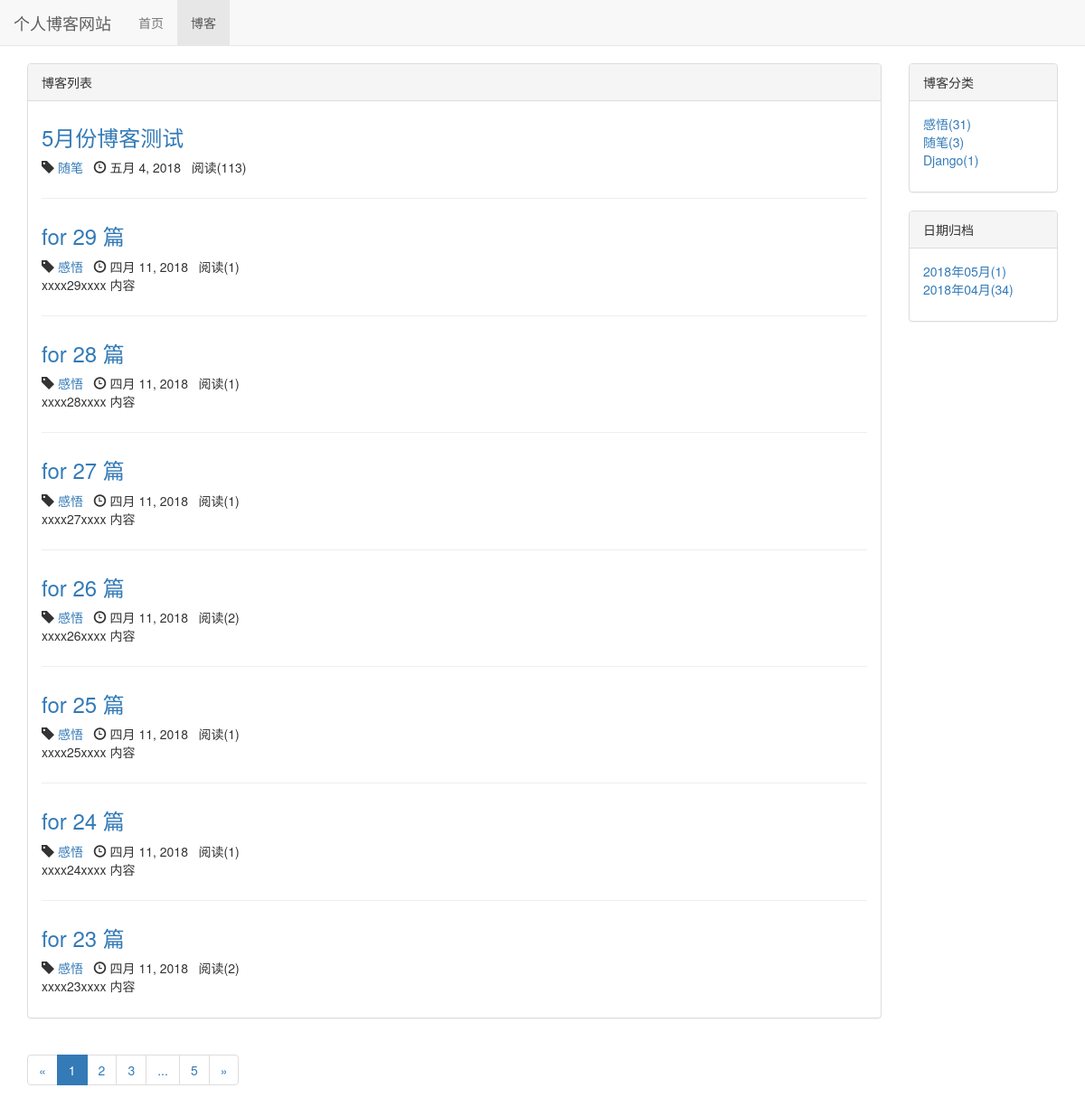
/blog/, run on an earlier commit of the app's database.
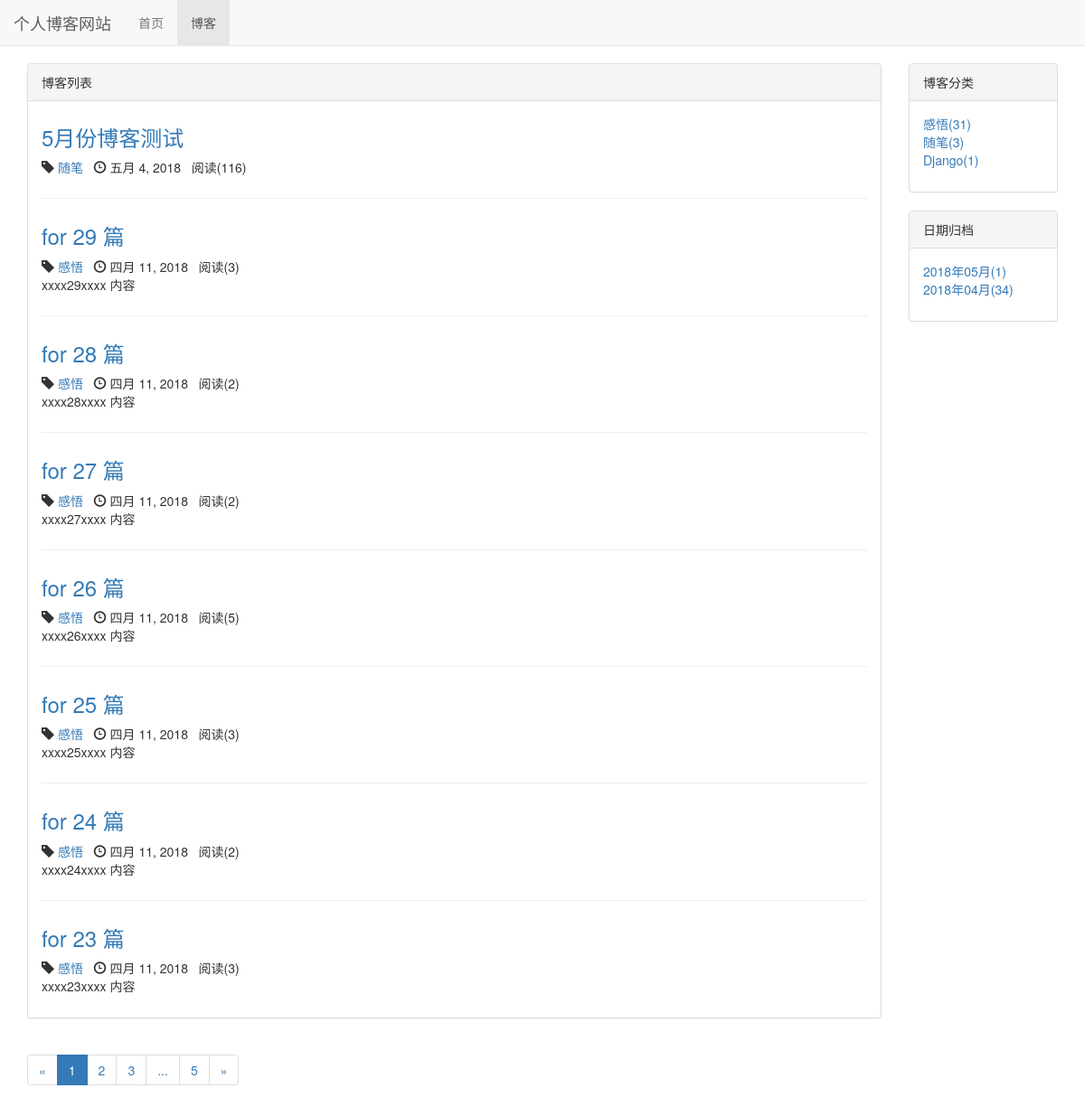
And on a later commit of the database.
### blog/models.py (models this page shows, shortened)
class Blog(models.Model, ReadNumExpandMethod):
	title = models.CharField(max_length=50)
	content = RichTextUploadingField()
	author = models.ForeignKey(User, on_delete=models.DO_NOTHING)
	blog_type = models.ForeignKey(BlogType, on_delete=models.DO_NOTHING)
	created_time = models.DateTimeField(auto_now_add=True)
	last_update_time = models.DateTimeField(auto_now=True)
	read_details = GenericRelation(ReadDetail)
	class Meta:
		ordering = ['-created_time']

class BlogType(models.Model):
	type_name = models.CharField(max_length=50)

### read_statistics/models.py (models this page shows)
class ReadNum(models.Model):
	read_num = models.IntegerField(default=0)
	content_type = models.ForeignKey(ContentType, on_delete=models.DO_NOTHING)
	object_id = models.PositiveIntegerField()
	content_object = GenericForeignKey('content_type', 'object_id')

### blog/views.py (the view)
# urls.py: path('', views.blog_list, name='blog_list'),
def blog_list(request):
	blogs_all = Blog.objects.all()
	context = blogs_common_data(request, blogs_all)
	return render_to_response('blog/blog_list.html', context)

### read_statistics/models.py (called while the page is built)
	def get_read_num(self):
		try:
			ct = ContentType.objects.get_for_model(self)
			readnum = ReadNum.objects.get(content_type=ct, object_id=self.pk)
			return readnum.read_num
		except exceptions.ObjectDoesNotExist:
			return 0

### blog/templates/blog/blog_list.html (shortened to what this page needs)
{% extends 'base.html' %}
{% load staticfiles %}
{% block header_extends %}
    <link rel="stylesheet" href="{% static 'blog/css/blog.css' %}">
{% endblock header_extends %}
{% block nav_blog_active %}
    active
{% endblock nav_blog_active %}
{% block content %}
    <div class="container">
        <div class="row">
            <div class="col-xs-12 col-sm-10 col-md-10 col-lg-10">
                <div class="panel panel-default">
                    <div class="panel-heading">{% block blog_list_title %}博客列表{% endblock blog_list_title %}</div>
                    <div class="panel-body">
                        {% for blog in page_of_blogs.object_list %}
                            <div class="blog">
                                <a href="{% url 'blog_detail' blog.pk %}">
                                    <h3>{{ blog.title }}</h3>
                                </a>
                                <p class="blog-info">
                                    <span class="glyphicon glyphicon-tag"></span> <a
                                        href="{% url 'blogs_with_type' blog.blog_type.pk %}">{{ blog.blog_type.type_name }}</a>&nbsp;&nbsp;
                                    <span class="glyphicon glyphicon-time"></span> {{ blog.created_time|date }}&nbsp;&nbsp;
                                    阅读({{ blog.get_read_num }})
                                </p>
                                <p>{{ blog.content|striptags|truncatechars:120 }}</p>
                            </div>
                        {% empty %}
                            <div class="blog">
                                <h3>--暂无博客，敬请期待--</h3>
                            </div>
                        {% endfor %}
                    </div>
                </div>
                <div>
                    <ul class="pagination">
                        <li>
                            {% if page_of_blogs.has_previous %}
                                <a href="?page={{ page_of_blogs.previous_page_number }}" aria-label="Previous">
                                    <span aria-hidden="true">&laquo;</span>
                                </a>
                            {% else %}
                                <span aria-hidden="true">&laquo;</span>
                            {% endif %}
                        </li>
                        {% for page_num in page_range %}
                            {% if page_num == page_of_blogs.number %}
                                <li class="active"><a href="?page={{ page_num }}">{{ page_num }} </a></li>
                            {% else %}
                                {% if page_num == '...' %}
                                    <li><span>{{ page_num }}</span></li>
                                {% else %}
                                    <li><a href="?page={{ page_num }}">{{ page_num }} </a></li>
                                {% endif %}
                            {% endif %}
                        {% endfor %}
                        <li>
                            {% if page_of_blogs.has_next %}
                                <a href="?page={{ page_of_blogs.next_page_number }}" aria-label="Next">
                                    <span aria-hidden="true">&raquo;</span>
                                </a>
                            {% else %}
                                <span aria-hidden="true">&raquo;</span>
                            {% endif %}
                        </li>
                    </ul>
                </div>
            </div>
            <div class="hidden-xs col-sm-2 col-md-2 col-lg-2">
                <div class="panel panel-default">
                    <div class="panel-heading">博客分类</div>
                    <div class="panel-body">
                        <ul class="blog-types">
                            {% for blog_type in blog_types %}
                                <li>
                                    <a href="{% url 'blogs_with_type' blog_type.pk %}">{{ blog_type.type_name }}({{ blog_type.blog_count }})</a>
                                </li>
                            {% empty %}
                                <li>暂无分类</li>
                            {% endfor %}
                        </ul>
                    </div>
                </div>
                <div class="panel panel-default">
                    <div class="panel-heading">
                        日期归档
                    </div>
                    <div class="panel-body">
                        <ul>
                            {% for date,value in blog_dates.items %}
                                <li>
                                    <a href="{% url 'blogs_with_date' date.year date.month %}">{{ date|date:'Y年m月' }}({{ value }})</a>
                                </li>
                            {% endfor %}
                        </ul>
                    </div>
                </div>
            </div>
        </div>
    </div>
{% endblock content %}

### templates/base.html (shortened to what this page needs)
{% load staticfiles %}
<!DOCTYPE html>
<html lang="zh-CN">
<head>
    <link rel="stylesheet" href="{% static 'css/base.css' %}">
    <link rel="stylesheet" href="{% static 'bootstrap/css/bootstrap.min.css' %}">
    {% block header_extends %}
    {% endblock %}
</head>
<body>
<div class="navbar navbar-default navbar-fixed-top" role="navigation">
    <div class="container-fluid">
        <div class="navbar-header">
            <a class="navbar-brand" href="{% url 'home' %}">
                个人博客网站
            </a>
        </div>
        <div id="navbar-collapse" class="collapse navbar-collapse">
            <ul class="nav navbar-nav">
                <li class="{% block nav_home_active %}{% endblock %}"><a href="{% url 'home' %}">首页</a></li>
                <li class="{% block nav_blog_active %}{% endblock %}"><a href="{% url 'blog_list' %}">博客</a></li>
            </ul>
        </div>
    </div>
</div>
{% block content %}{% endblock content %}
</body>
</html>

### static/css/base.css (style rules this page uses)
* { margin: 0; padding: 0; }
body { margin-top: 70px !important; }
ul { list-style-type: none !important; }

### blog/static/blog/css/blog.css (style rules this page uses)
ul.blog-types { list-style-type: none; }
div.blog:not(:last-child) { margin-bottom: 2em; padding-bottom: 1em; border-bottom: 1px solid #eee; }
div.blog h3 { margin-top: 0.5em; }
div.blog p.blog-info { margin-bottom: 0; }

What changed in the data, as far as the page shows it:
changed through a linked row, Blog "5月份博客测试": get_read_num "113" → "116"
changed through a linked row, Blog "for 29 篇": get_read_num "1" → "3"
changed through a linked row, Blog "for 28 篇": get_read_num "1" → "2"
changed through a linked row, Blog "for 27 篇": get_read_num "1" → "2"
changed through a linked row, Blog "for 26 篇": get_read_num "2" → "5"
changed through a linked row, Blog "for 25 篇": get_read_num "1" → "3"
changed through a linked row, Blog "for 24 篇": get_read_num "1" → "2"
changed through a linked row, Blog "for 23 篇": get_read_num "2" → "3"
